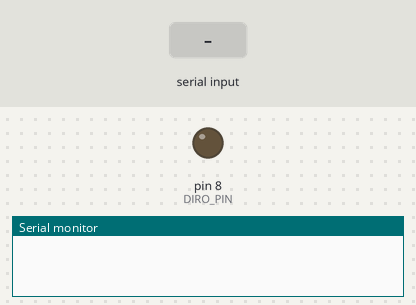
A sketch run on a simulated Arduino Mega 2560, built with avr-gcc and run on an emulated ATmega2560. On the bench: output pins drawn as LEDs (lit = HIGH), the last lines printed to the serial monitor. The test bench sets the inputs (shaded band).

Above: at 0.1 s.
At 2.3 s:
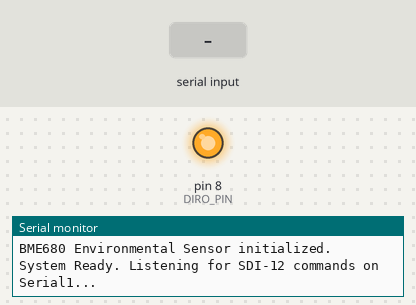
2.4 s: "?!\n" received over the second serial link
At 3.5 s:
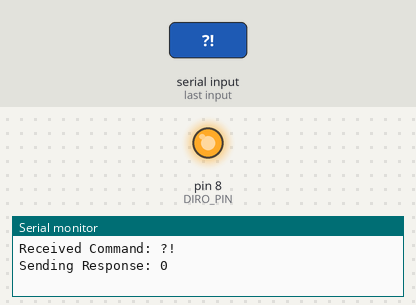
3.9 s: "!\n" received over the second serial link
Timing chart, 0 to 6.9 s (numbered marks = the images above; inputs shaded):
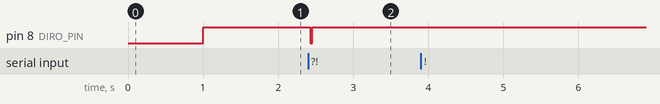

Measured:
- after the input at 2.4 s, pin 8 (DIRO_PIN): HIGH → LOW at once, → HIGH 0.03 s later

The sketch:

pass.ino
```cpp
/*
 * Unit: ENG20009 Engineering Technology Inquiry Project
 * Group 2 Members:
 * - Jaymond Martin (102579706)   [Task: I2C Sensor Integration & Data Formatting]
 * - Chinmayee Sharma (105702631) [Task: SDI-12 Command Parser & Routing]
 * - Taha Mohamed Shaik (105910382) [Task: UART Polling & Buffer Management]
 *
 * Description: Project Pass Task - Compliant Sensor Node
 * This program implements the core SDI-12 logic to allow the Arduino to act
 * as a "Slave" sensor. It continuously polls the UART for commands, parses
 * them according to the SDI-12 specification, reads environmental data from
 * the BME680 and BH1750 sensors via I2C, and returns the concatenated values.
 *
 * Hardware Mapping (Swinburne Arduino Due Board):
 * - BME680 (Temp, Humidity, Pressure, Gas) -> I2C (SDA/SCL) at 0x76
 * - BH1750 (Light Intensity) -> I2C (SDA/SCL) at 0x23
 * - SDI-12 UART Converter -> Serial1 (TX1=18, RX1=19), DIRO Control -> Pin 8
 */

#include <Wire.h>
#include <Adafruit_Sensor.h>
#include <Adafruit_BME680.h>
#include <BH1750.h>

// --- SENSOR OBJECT INITIALIZATION ---
Adafruit_BME680 bme;
BH1750 lightMeter;

// --- SDI-12 STATE VARIABLES ---
const int DIRO_PIN = 8; // Pin 8 controls the transceiver direction
char address = '0';
String command = "";
String dataBuffer = "+0.00+0.00+0.00+0.00+0.00"; // Default empty buffer

// Function prototypes
void handleCommand(String cmd);
void sendSDI12Response(String message);
void readSensors();
String formatSDI12Value(float value);

void setup() {
  // Initialize standard Serial for IDE debugging
  Serial.begin(9600);

  // A short delay allows the serial monitor to connect if attached,
  // but avoids blocking standalone boot when deployed on the bus.
  delay(1000);
  Serial.println("--- SDI-12 Environmental Sensor Node Booting ---");

  // Initialize SDI-12 UART Communication via TX1/RX1
  // SDI-12 requires 1200 baud, 7 data bits, even parity, and 1 stop bit
  Serial1.begin(1200, SERIAL_7E1);
  pinMode(DIRO_PIN, OUTPUT);
  digitalWrite(DIRO_PIN, HIGH); // Set DIRO HIGH to Receive mode by default

  // Initialize I2C Bus
  Wire.begin();

  // Initialize BH1750 Light Sensor
  if (!lightMeter.begin(BH1750::CONTINUOUS_HIGH_RES_MODE)) {
    Serial.println("Error: BH1750 initialization failed! Check I2C wiring.");
  } else {
    Serial.println("BH1750 Light Sensor initialized.");
  }

  // Initialize BME680 Environmental Sensor
  if (!bme.begin(0x76)) {
    Serial.println("Error: BME680 initialization failed! Check I2C wiring.");
  } else {
    Serial.println("BME680 Environmental Sensor initialized.");
    // Configure BME680 oversampling and filter settings for accurate readings
    bme.setTemperatureOversampling(BME680_OS_8X);
    bme.setHumidityOversampling(BME680_OS_2X);
    bme.setPressureOversampling(BME680_OS_4X);
    bme.setIIRFilterSize(BME680_FILTER_SIZE_3);
    bme.setGasHeater(320, 150); // 320*C for 150 ms
  }

  Serial.println("System Ready. Listening for SDI-12 commands on Serial1...");
}

void loop() {
  // ==========================================================
  // AUTHOR: Taha Mohamed Shaik (105910382)
  // TASK: UART Polling & Buffer Management
  // ==========================================================

  // Continuously monitor the UART port connected to the SDI-12 converter.
  // Utilizing 'while' ensures the buffer empties entirely in a single pass.
  while (Serial1.available() > 0) {
    int incomingByte = Serial1.read();

    // SDI-12 commands ALWAYS terminate with an exclamation mark '!' (ASCII 33)
    if (incomingByte == 33) {
      // Echo the received command to the IDE Serial Monitor for debugging
      Serial.print("Received Command: ");
      Serial.println(command + "!");

      // Pass the complete command string to the parser
      handleCommand(command + "!");

      // Wipe the buffer clean immediately so it's ready for the next command
      command = "";
    } else {
      // Ignore start bits (0) and append valid characters to the buffer
      if (incomingByte != 0 && incomingByte != '\r' && incomingByte != '\n') {
        command += char(incomingByte);
      }
    }
  }
}

// ==========================================================
// AUTHOR: Chinmayee Sharma (105702631)
// TASK: SDI-12 Command Parser & Routing
// ==========================================================
void handleCommand(String cmd) {
  cmd.trim();

  // 1. Address Query: ?!
  if (cmd == "?!") {
    sendSDI12Response(String(address));
  }

  // 2. Change Address: aAb! (e.g., 0A1! changes address from 0 to 1)
  else if (cmd.length() == 4 &&
           cmd[0] == address &&
           cmd[1] == 'A' &&
           cmd[3] == '!') {

    address = cmd[2]; // Extract the new address
    sendSDI12Response(String(address));
  }

  // 3. Start Measurement: aM!
  else if (cmd == String(address) + "M!") {
    readSensors();

    // Indicates: 003 seconds until 5 values are ready (Temp, Press, Hum, Gas, Lux)
    String response = String(address) + "0035";
    sendSDI12Response(response);
  }

  // 4. Send Data: aD0! to aD9!
  else if (cmd.length() == 4 &&
           cmd[0] == address &&
           cmd[1] == 'D' &&
           cmd[3] == '!') {

    if (cmd[2] == '0') {
      // D0 requests the primary data payload
      String response = String(address) + dataBuffer;
      sendSDI12Response(response);
    } else if (cmd[2] > '0' && cmd[2] <= '9') {
      // D1-D9 requests additional data, but the payload fits entirely in D0.
      // Returning just the address indicates there is no more data to send.
      sendSDI12Response(String(address));
    }
  }

  // 5. Continuous Measurement: aR0! to aR9!
  else if (cmd.length() == 4 &&
           cmd[0] == address &&
           cmd[1] == 'R' &&
           cmd[3] == '!') {

    if (cmd[2] == '0') {
      // R0 requests a continuous reading
      readSensors();
      String response = String(address) + dataBuffer;
      sendSDI12Response(response);
    } else if (cmd[2] > '0' && cmd[2] <= '9') {
      // R1-R9 requests additional data, but the payload fits entirely in R0.
      sendSDI12Response(String(address));
    }
  }
}

// Helper function to handle the half-duplex DIRO pin toggling for SDI-12 transmission
void sendSDI12Response(String message) {
  Serial.print("Sending Response: ");
  Serial.println(message);

  // Phase 1: Wait 10ms for the master to release the line (SDI-12 Spec requires min 8.33ms)
  delay(10);

  digitalWrite(DIRO_PIN, LOW); // Claim the bus
  delay(2); // Transceiver stabilization time

  Serial1.print(message + "\r\n");
  Serial1.flush(); // Halts execution until the hardware TX buffer is completely empty

  digitalWrite(DIRO_PIN, HIGH); // Revert to RX mode instantly

  // Flush any bounce-back electrical noise caught by the RX buffer
  delay(25);
  while(Serial1.available() > 0) {
    Serial1.read();
  }
}

// ==========================================================
// AUTHOR: Jaymond Martin (102579706)
// TASK: I2C Sensor Integration & Data Formatting
// ==========================================================

// Helper function to format float values with the correct SDI-12 polarity sign (+ or -)
// This prevents formatting issues like "+-5.23" when values are negative.
String formatSDI12Value(float value) {
  if (value >= 0.0) {
    return "+" + String(value, 2);
  } else {
    return String(value, 2); // Negative values already include the '-' sign
  }
}

void readSensors() {
  // Trigger a new reading from the BME680
  if (!bme.performReading()) {
    Serial.println("Failed to perform BME680 reading");
    return;
  }

  // Read light intensity from the BH1750
  float lux = lightMeter.readLightLevel();

  // Format the data into the standard SDI-12 concatenated string format.
  // The required format is: +Temperature+Pressure+Humidity+Gas+Lux
  // Example output: +29.17+1004.46+57.64+66.06+270.00

  dataBuffer = ""; // Clear the previous reading

  // Append Temperature (*C)
  dataBuffer += formatSDI12Value(bme.temperature);

  // Append Pressure (hPa)
  dataBuffer += formatSDI12Value(bme.pressure / 100.0);

  // Append Humidity (%)
  dataBuffer += formatSDI12Value(bme.humidity);

  // Append Gas Resistance (KOhms)
  dataBuffer += formatSDI12Value(bme.gas_resistance / 1000.0);

  // Append Light Intensity (Lux)
  dataBuffer += formatSDI12Value(lux);

  Serial.println("Sensors Read Successfully. Buffer Updated.");
}
```
